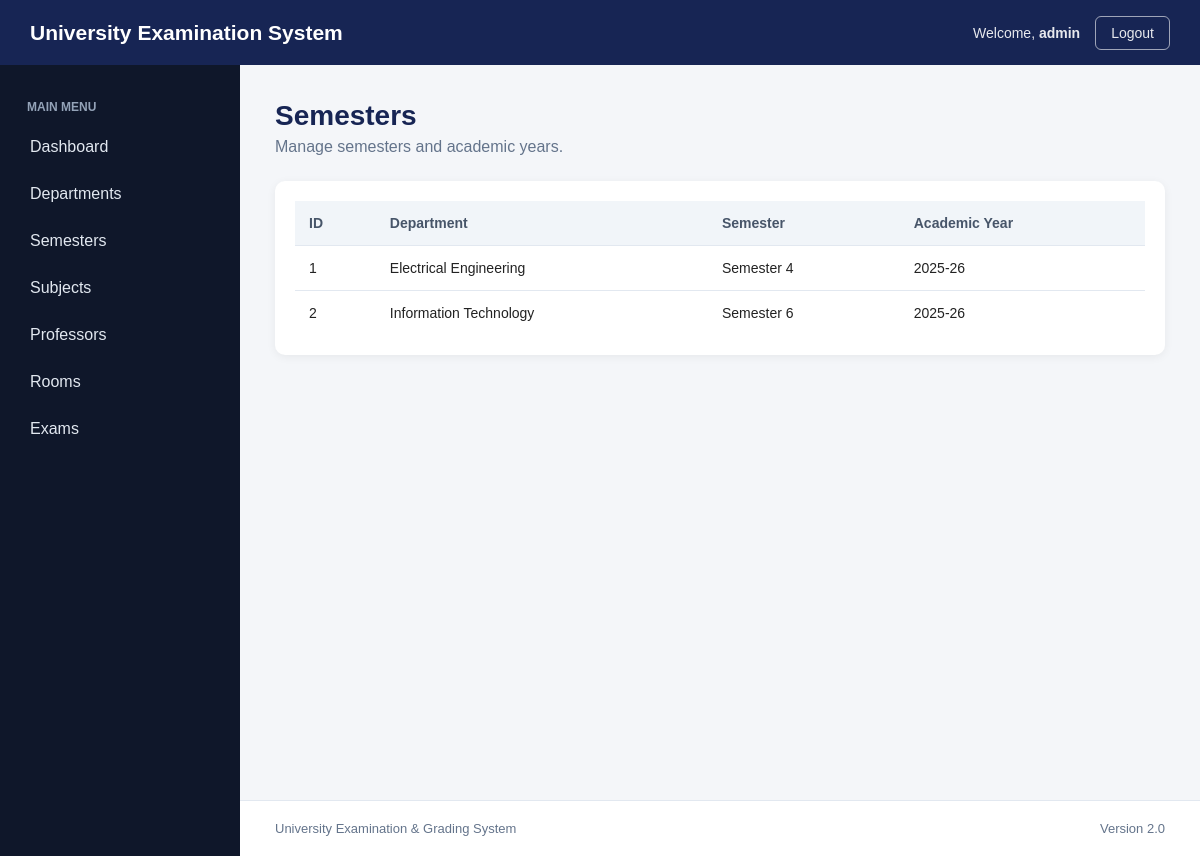
Page /semesters/ (signed in) on the committed database.
### academics/models.py (models this page shows, shortened)
class Semester(models.Model):
    department = models.ForeignKey(
        Department,
        on_delete=models.CASCADE,
        related_name="semesters"
    )
    number = models.PositiveIntegerField()
    academic_year = models.CharField(
        max_length=20
    )
    class Meta:
        unique_together = (
            "department",
            "number",
            "academic_year"
        )

class Department(models.Model):
    name = models.CharField(max_length=100)
    code = models.CharField(
        max_length=20,
        unique=True
    )
    description = models.TextField(
        blank=True
    )

### academics/views.py (the view)
@login_required
def semesters(request):
    semesters = Semester.objects.select_related(
        "department"
    ).order_by(
        "department",
        "number"
    )
    return render(
        request,
        "academics/semesters.html",
        {
            "semesters": semesters
        }
    )

### academics/templates/academics/semesters.html (shortened to what this page needs)
{% extends "academics/base.html" %}
{% block content %}
<div class="page-header">
    <div>
        <h1 class="page-title">
            Semesters
        </h1>
        <p class="page-description">
            Manage semesters and academic years.
        </p>
    </div>
</div>
<div class="table-container">
    <table class="data-table">
        <thead>
            <tr>
                <th>ID</th>
                <th>Department</th>
                <th>Semester</th>
                <th>Academic Year</th>
            </tr>
        </thead>
        <tbody>
            {% for semester in semesters %}
            <tr>
                <td>
                    {{ semester.id }}
                </td>
                <td>
                    {{ semester.department.name }}
                </td>
                <td>
                    Semester {{ semester.number }}
                </td>
                <td>
                    {{ semester.academic_year }}
                </td>
            </tr>
            {% empty %}
            <tr>
                <td colspan="4">
                    No semesters available.
                </td>
            </tr>
            {% endfor %}
        </tbody>
    </table>
</div>
{% endblock %}

### academics/templates/academics/base.html (shortened to what this page needs)
{% load static %}
<!DOCTYPE html>
<html lang="en">
<head>
    <link
        rel="stylesheet"
        href="{% static 'academics/css/style.css' %}"
    >
</head>
<body>
<header class="topbar">
    <div class="logo">
        University Examination System
    </div>
    <div class="topbar-right">
        {% if user.is_authenticated %}
            <span class="welcome-text">
                Welcome,
                <strong>
                    {{ user.username }}
                </strong>
            </span>
            <form
                method="POST"
                action="{% url 'logout' %}"
                class="logout-form"
            >
                <button
                    type="submit"
                    class="logout-button"
                >
                    Logout
                </button>
            </form>
        {% endif %}
    </div>
</header>
<div class="layout">
    <aside class="sidebar">
        <div class="sidebar-title">
            MAIN MENU
        </div>
        <a
            href="{% url 'home' %}"
            class="nav-link"
        >
            Dashboard
        </a>
        <a
            href="{% url 'departments' %}"
            class="nav-link"
        >
            Departments
        </a>
        <a
            href="{% url 'semesters' %}"
            class="nav-link"
        >
            Semesters
        </a>
        <a
            href="{% url 'subjects' %}"
            class="nav-link"
        >
            Subjects
        </a>
        <a
            href="{% url 'professors' %}"
            class="nav-link"
        >
            Professors
        </a>
        <a
            href="{% url 'rooms' %}"
            class="nav-link"
        >
            Rooms
        </a>
        <a
            href="{% url 'exams' %}"
            class="nav-link"
        >
            Exams
        </a>
    </aside>
    <main class="main-content">
        {% block content %}
        {% endblock %}
    </main>
</div>
<footer class="footer">
    <p>
        University Examination & Grading System
    </p>
    <p>
        Version 2.0
    </p>
</footer>
</body>
</html>

### academics/static/academics/css/style.css (style rules this page uses)
* { margin: 0; padding: 0; box-sizing: border-box; }
body { font-family: Arial, Helvetica, sans-serif; background-color: #f4f6f9; color: #222; }
.topbar { height: 65px; background-color: #172554; color: white; display: flex; align-items: center; justify-content: space-between; padding: 0 30px; position: fixed; top: 0; left: 0; right: 0; z-index: 1000; }
.logo { font-size: 21px; font-weight: bold; }
.topbar-right { font-size: 14px; opacity: 0.9; }
.layout { display: flex; min-height: calc(100vh - 65px); margin-top: 65px; }
.sidebar { width: 240px; background-color: #0f172a; padding: 25px 15px; position: fixed; top: 65px; bottom: 0; left: 0; }
.sidebar-title { color: #94a3b8; font-size: 12px; font-weight: bold; margin: 10px 12px 12px; }
.nav-link { display: block; color: #e2e8f0; text-decoration: none; padding: 12px 15px; margin-bottom: 5px; border-radius: 7px; transition: 0.2s; }
.main-content { margin-left: 240px; width: calc(100% - 240px); padding: 35px; }
.page-header { display: flex; justify-content: space-between; align-items: center; margin-bottom: 25px; }
.page-title { font-size: 28px; color: #172554; }
.page-description { margin-top: 6px; color: #64748b; }
.table-container { background-color: white; border-radius: 10px; padding: 20px; box-shadow: 0 2px 10px rgba(0, 0, 0, 0.06); overflow-x: auto; }
.data-table { width: 100%; border-collapse: collapse; }
.data-table th { background-color: #f1f5f9; text-align: left; padding: 14px; font-size: 14px; color: #475569; }
.data-table td { padding: 14px; border-top: 1px solid #e2e8f0; font-size: 14px; }
.footer { margin-left: 240px; padding: 20px 35px; background-color: white; border-top: 1px solid #e2e8f0; color: #64748b; display: flex; justify-content: space-between; font-size: 13px; }
.topbar-right { display: flex; align-items: center; gap: 15px; }
.welcome-text { color: white; font-size: 14px; }
.welcome-text strong { font-weight: 600; }
.logout-form { display: inline; margin: 0; }
.logout-button { background: transparent; border: 1px solid rgba(255, 255, 255, 0.65); color: white; padding: 8px 15px; border-radius: 6px; cursor: pointer; font-size: 14px; transition: 0.2s ease; }

### rows in the picture
Semester: id "1", department.name "Electrical Engineering", number "4", academic_year "2025-26"
Semester: id "2", department.name "Information Technology", number "6", academic_year "2025-26"

### other values in the picture
{{ user.username }} "admin"
